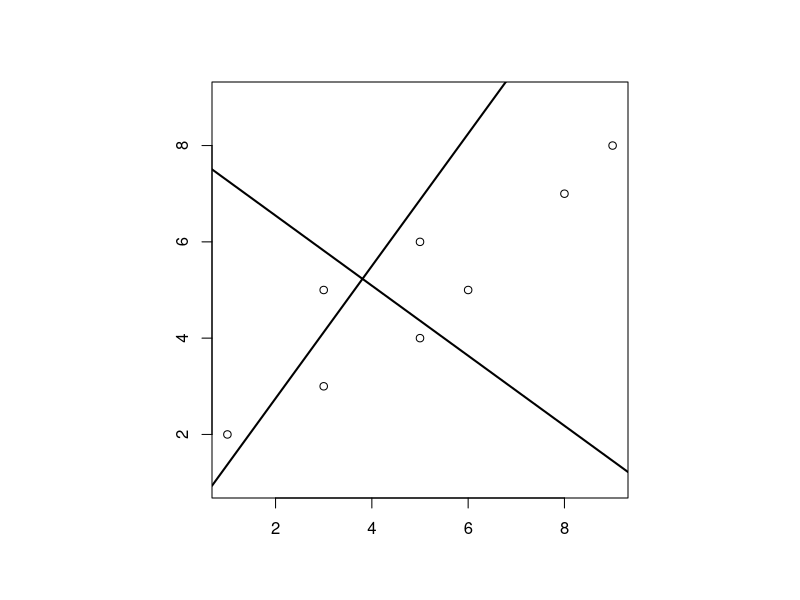

Generate this figure with R:
# Netegem totes les variàbles anteriors
rm(list=ls())

# Útil per imprimir paràmetres per pantalla
printf <- function(...) { cat(sprintf(...), "\n") }

X <- matrix(c(c(1, 2), c(3, 3), c(3, 5), c(5, 4), c(5, 6), c(6, 5), c(8, 7), c(9, 8)), nrow = 2, byrow = FALSE)
print(X)

# Apartat 1
S <- matrix(nrow = 2, ncol = 2)

S[1,1] = var(X[1,])
S[2,2] = var(X[2,])
S[1,2] = S[2,1] = cov(X[1,], X[2,])

print(S)

# Apartats 2 i 3
vals <- eigen(S)
print(vals)

a1 <- vals$vectors[,1]
a2 <- vals$vectors[,2]
print(a1)
print(a2)

# Apartat 4
N <- ncol(X)
par(mfrow=c(1,1),pty="s")
plot(X[1,], X[2,],xlab='',ylab='',asp = 1)
abline(0,a1[1]/a1[2],col='black',lwd=2)
abline(8,a2[1]/a2[2],col='black',lwd=2)

# Apartat 5

percen = vals$values[1] / sum(vals$values) * 100
print(sum(vals$values))
print(percen)